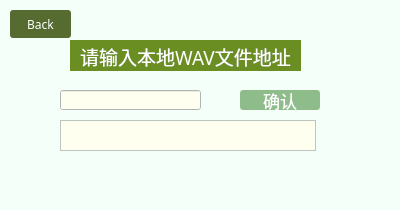
<?xml version="1.0" encoding="UTF-8"?>
<ui version="4.0">
 <class>service_3_F</class>
 <widget class="QWidget" name="service_3_F">
  <property name="geometry">
   <rect>
    <x>0</x>
    <y>0</y>
    <width>400</width>
    <height>210</height>
   </rect>
  </property>
  <property name="palette">
   <palette>
    <active>
     <colorrole role="Base">
      <brush brushstyle="SolidPattern">
       <color alpha="255">
        <red>255</red>
        <green>255</green>
        <blue>255</blue>
       </color>
      </brush>
     </colorrole>
     <colorrole role="Window">
      <brush brushstyle="SolidPattern">
       <color alpha="255">
        <red>245</red>
        <green>255</green>
        <blue>250</blue>
       </color>
      </brush>
     </colorrole>
    </active>
    <inactive>
     <colorrole role="Base">
      <brush brushstyle="SolidPattern">
       <color alpha="255">
        <red>255</red>
        <green>255</green>
        <blue>255</blue>
       </color>
      </brush>
     </colorrole>
     <colorrole role="Window">
      <brush brushstyle="SolidPattern">
       <color alpha="255">
        <red>245</red>
        <green>255</green>
        <blue>250</blue>
       </color>
      </brush>
     </colorrole>
    </inactive>
    <disabled>
     <colorrole role="Base">
      <brush brushstyle="SolidPattern">
       <color alpha="255">
        <red>245</red>
        <green>255</green>
        <blue>250</blue>
       </color>
      </brush>
     </colorrole>
     <colorrole role="Window">
      <brush brushstyle="SolidPattern">
       <color alpha="255">
        <red>245</red>
        <green>255</green>
        <blue>250</blue>
       </color>
      </brush>
     </colorrole>
    </disabled>
   </palette>
  </property>
  <property name="windowTitle">
   <string>语音听写_从文件</string>
  </property>
  <widget class="QLineEdit" name="wavAddress">
   <property name="geometry">
    <rect>
     <x>60</x>
     <y>90</y>
     <width>141</width>
     <height>20</height>
    </rect>
   </property>
   <property name="palette">
    <palette>
     <active>
      <colorrole role="Base">
       <brush brushstyle="SolidPattern">
        <color alpha="255">
         <red>255</red>
         <green>255</green>
         <blue>240</blue>
        </color>
       </brush>
      </colorrole>
     </active>
     <inactive>
      <colorrole role="Base">
       <brush brushstyle="SolidPattern">
        <color alpha="255">
         <red>255</red>
         <green>255</green>
         <blue>240</blue>
        </color>
       </brush>
      </colorrole>
     </inactive>
     <disabled>
      <colorrole role="Base">
       <brush brushstyle="SolidPattern">
        <color alpha="255">
         <red>245</red>
         <green>255</green>
         <blue>250</blue>
        </color>
       </brush>
      </colorrole>
     </disabled>
    </palette>
   </property>
  </widget>
  <widget class="QTextBrowser" name="output">
   <property name="geometry">
    <rect>
     <x>60</x>
     <y>120</y>
     <width>256</width>
     <height>31</height>
    </rect>
   </property>
   <property name="palette">
    <palette>
     <active>
      <colorrole role="BrightText">
       <brush brushstyle="SolidPattern">
        <color alpha="255">
         <red>255</red>
         <green>255</green>
         <blue>0</blue>
        </color>
       </brush>
      </colorrole>
      <colorrole role="Base">
       <brush brushstyle="SolidPattern">
        <color alpha="255">
         <red>255</red>
         <green>255</green>
         <blue>240</blue>
        </color>
       </brush>
      </colorrole>
     </active>
     <inactive>
      <colorrole role="BrightText">
       <brush brushstyle="SolidPattern">
        <color alpha="255">
         <red>255</red>
         <green>255</green>
         <blue>0</blue>
        </color>
       </brush>
      </colorrole>
      <colorrole role="Base">
       <brush brushstyle="SolidPattern">
        <color alpha="255">
         <red>255</red>
         <green>255</green>
         <blue>240</blue>
        </color>
       </brush>
      </colorrole>
     </inactive>
     <disabled>
      <colorrole role="BrightText">
       <brush brushstyle="SolidPattern">
        <color alpha="255">
         <red>255</red>
         <green>255</green>
         <blue>0</blue>
        </color>
       </brush>
      </colorrole>
      <colorrole role="Base">
       <brush brushstyle="SolidPattern">
        <color alpha="255">
         <red>189</red>
         <green>171</green>
         <blue>165</blue>
        </color>
       </brush>
      </colorrole>
     </disabled>
    </palette>
   </property>
   <property name="styleSheet">
    <string notr="true"/>
   </property>
  </widget>
  <widget class="QTextBrowser" name="textBrowser">
   <property name="geometry">
    <rect>
     <x>70</x>
     <y>40</y>
     <width>231</width>
     <height>31</height>
    </rect>
   </property>
   <property name="palette">
    <palette>
     <active>
      <colorrole role="Base">
       <brush brushstyle="SolidPattern">
        <color alpha="255">
         <red>107</red>
         <green>142</green>
         <blue>35</blue>
        </color>
       </brush>
      </colorrole>
     </active>
     <inactive>
      <colorrole role="Base">
       <brush brushstyle="SolidPattern">
        <color alpha="255">
         <red>107</red>
         <green>142</green>
         <blue>35</blue>
        </color>
       </brush>
      </colorrole>
     </inactive>
     <disabled>
      <colorrole role="Base">
       <brush brushstyle="SolidPattern">
        <color alpha="255">
         <red>240</red>
         <green>240</green>
         <blue>240</blue>
        </color>
       </brush>
      </colorrole>
     </disabled>
    </palette>
   </property>
   <property name="font">
    <font>
     <family>方正姚体</family>
     <pointsize>14</pointsize>
    </font>
   </property>
   <property name="styleSheet">
    <string notr="true">border-width:0;
border-style:outset;</string>
   </property>
   <property name="frameShadow">
    <enum>QFrame::Plain</enum>
   </property>
   <property name="lineWidth">
    <number>1</number>
   </property>
   <property name="verticalScrollBarPolicy">
    <enum>Qt::ScrollBarAlwaysOff</enum>
   </property>
   <property name="horizontalScrollBarPolicy">
    <enum>Qt::ScrollBarAlwaysOff</enum>
   </property>
   <property name="sizeAdjustPolicy">
    <enum>QAbstractScrollArea::AdjustToContents</enum>
   </property>
   <property name="html">
    <string>&lt;!DOCTYPE HTML PUBLIC &quot;-//W3C//DTD HTML 4.0//EN&quot; &quot;http://www.w3.org/TR/REC-html40/strict.dtd&quot;&gt;
&lt;html&gt;&lt;head&gt;&lt;meta name=&quot;qrichtext&quot; content=&quot;1&quot; /&gt;&lt;style type=&quot;text/css&quot;&gt;
p, li { white-space: pre-wrap; }
&lt;/style&gt;&lt;/head&gt;&lt;body style=&quot; font-family:'方正姚体'; font-size:14pt; font-weight:400; font-style:normal;&quot;&gt;
&lt;p align=&quot;center&quot; style=&quot; margin-top:12px; margin-bottom:12px; margin-left:0px; margin-right:0px; -qt-block-indent:0; text-indent:0px;&quot;&gt;&lt;span style=&quot; color:#ffffff;&quot;&gt;请输入本地WAV文件地址&lt;/span&gt;&lt;/p&gt;&lt;/body&gt;&lt;/html&gt;</string>
   </property>
  </widget>
  <widget class="QPushButton" name="input_OK">
   <property name="geometry">
    <rect>
     <x>240</x>
     <y>90</y>
     <width>80</width>
     <height>20</height>
    </rect>
   </property>
   <property name="font">
    <font>
     <family>华文行楷</family>
     <pointsize>13</pointsize>
    </font>
   </property>
   <property name="styleSheet">
    <string notr="true">QPushButton { background-color: rgb(143, 188, 139); border-radius: 3px; color: rgb(255, 255, 255); } QPushButton:hover { background-color: rgb(42, 53, 23); }</string>
   </property>
   <property name="text">
    <string>确认</string>
   </property>
  </widget>
  <widget class="QPushButton" name="Back">
   <property name="geometry">
    <rect>
     <x>10</x>
     <y>10</y>
     <width>61</width>
     <height>28</height>
    </rect>
   </property>
   <property name="font">
    <font>
     <family>Impact</family>
    </font>
   </property>
   <property name="styleSheet">
    <string notr="true">QPushButton { background-color: rgb(85, 107, 47); border-radius: 3px; color: rgb(255, 255, 255); } QPushButton:hover { background-color: rgb(42, 53, 23); }</string>
   </property>
   <property name="text">
    <string>Back</string>
   </property>
  </widget>
 </widget>
 <resources/>
 <connections/>
</ui>
